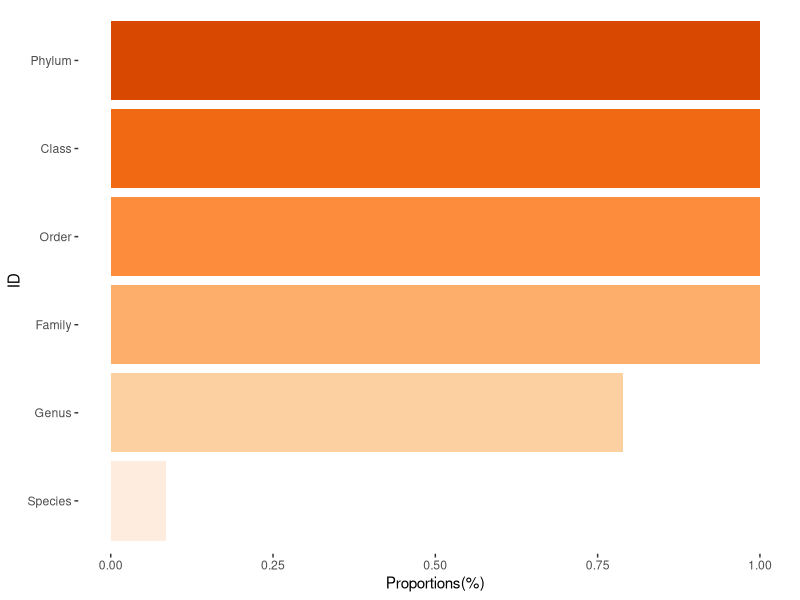
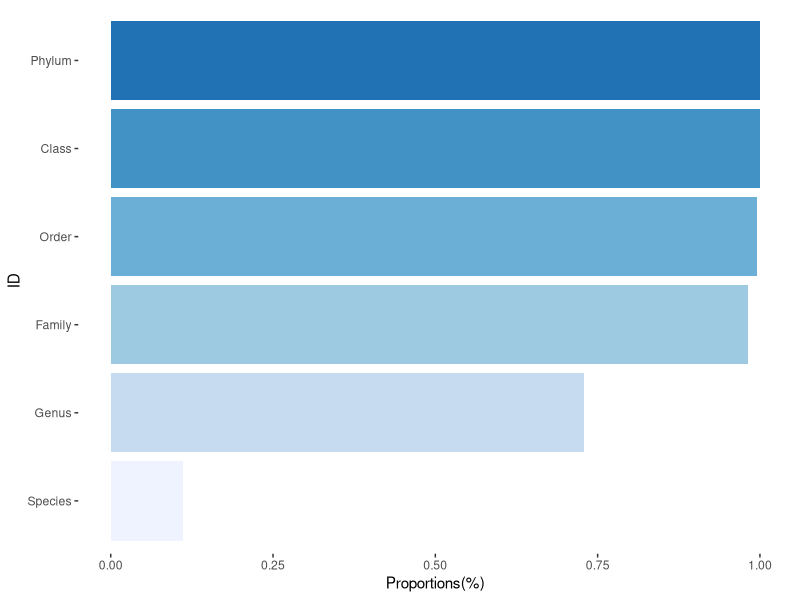

The R source for these figures, in order:
library(ggplot2)
sample <- read.table("ar_geom_bar.txt",sep = "\t",header = T)
pdf(file = "ar_geom_bar.pdf",width=10, height=5)
ggplot(data = sample, mapping = aes(x = ID, y = Proportions, fill = ID)) + geom_bar(stat = 'identity') + scale_x_discrete(limits = c('Species','Genus','Family','Order','Class','Phylum')) + scale_fill_manual(values = c('#f16913','#fdae6b','#fdd0a2','#fd8d3c','#d94801','#feedde')) + coord_flip() + theme(panel.background = element_rect(fill = NA), legend.position = "none") + labs(y = "Proportions(%)")
dev.off()

sample <- read.table("bac_geom_bar.txt",sep = "\t",header = T)
pdf(file = "bac_geom_bar.pdf",width=10, height=5)
ggplot(data = sample, mapping = aes(x = ID, y = Proportions, fill = ID)) + geom_bar(stat = 'identity') + scale_x_discrete(limits = c('Species','Genus','Family','Order','Class','Phylum')) + scale_fill_manual(values = c('#4292c6','#9ecae1','#c6dbef','#6baed6','#2171b5','#eff3ff')) + coord_flip() + theme(panel.background = element_rect(fill = NA), legend.position = "none") + labs(y = "Proportions(%)")
dev.off()
